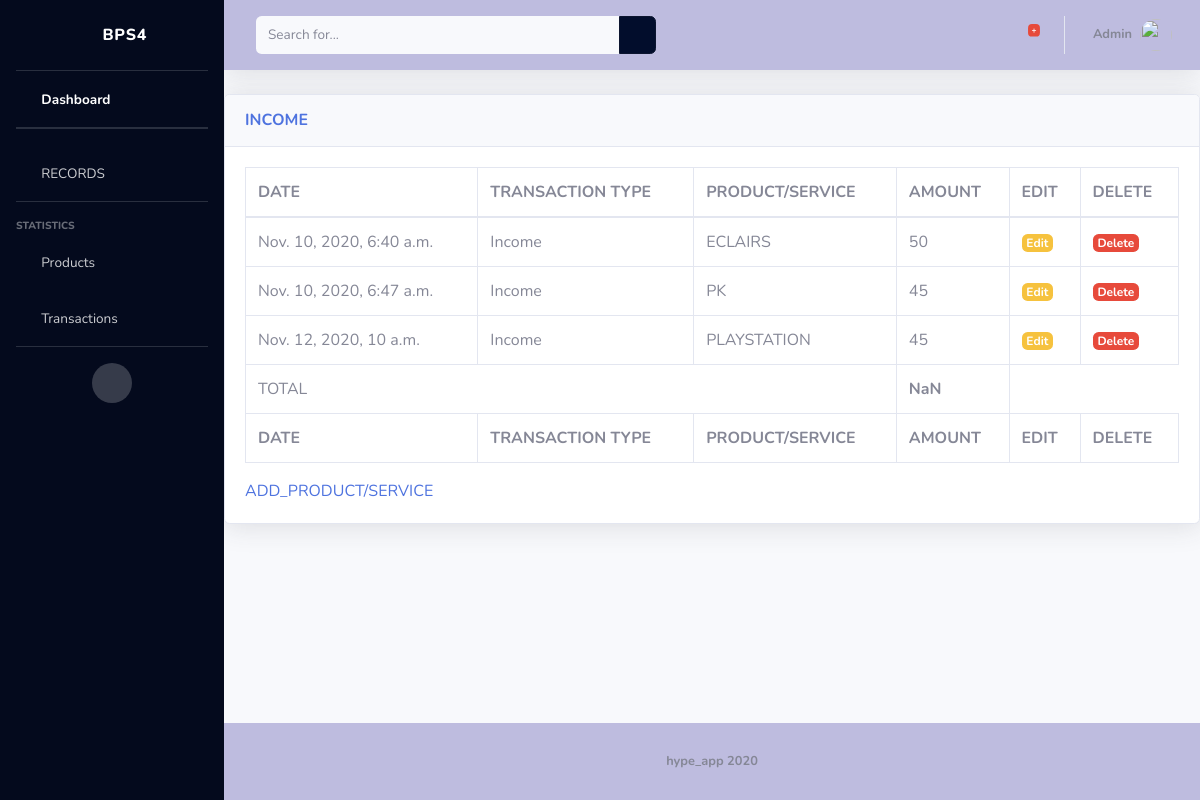
The page /incomelist/ on the database as committed earlier.
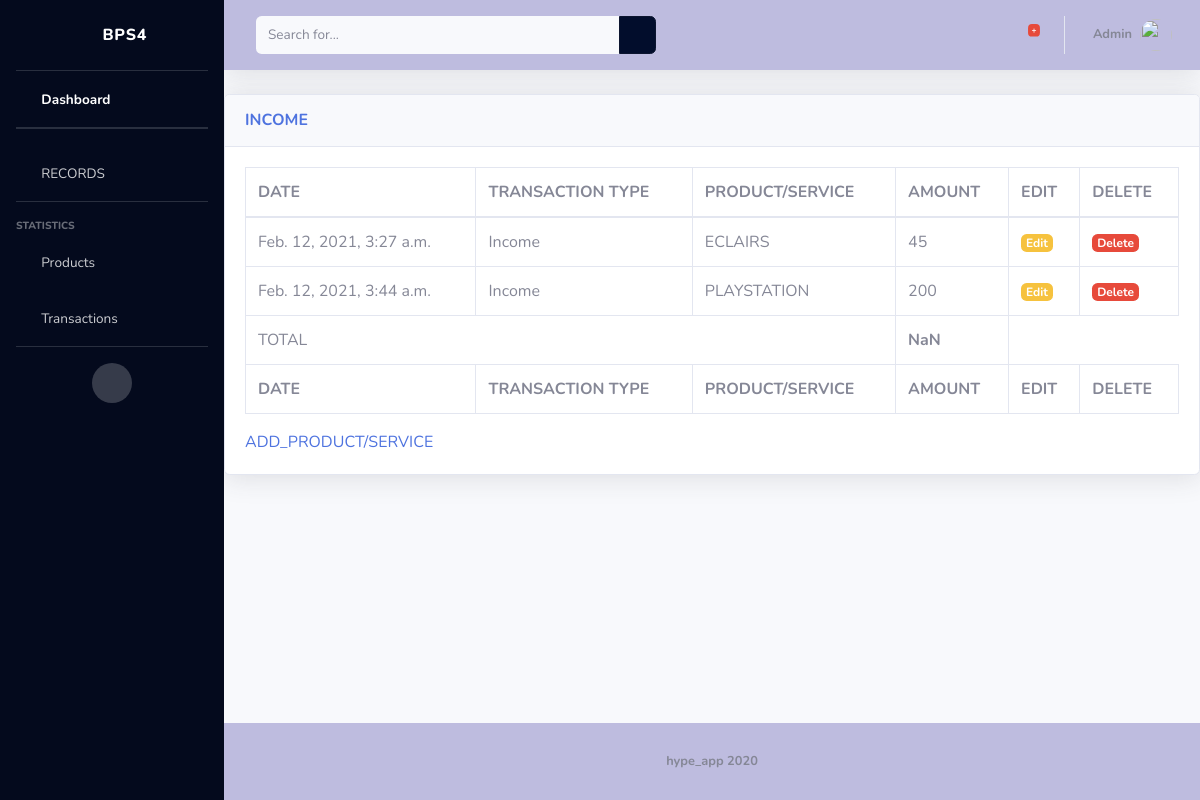
The same page on the database as committed later.
### ps4/models.py (models this page shows)
class Transactions(models.Model):
	TRANSACTION_TYPES = [
		('Income', 'income'),
		('Expense','expense'),
		('Savings', 'savings'),
		]
	date_created = models.DateTimeField(auto_now_add=True)
	date_updated = models.DateTimeField(auto_now=True)
	transaction_type = models.CharField(max_length=10, blank=False, null=False, choices=TRANSACTION_TYPES, default='income')
	quantity = models.DecimalField(decimal_places=2, max_digits=8)
	unit_price = models.IntegerField( default=0 )
	productsandservices = models.ForeignKey(ProductsandServices, default = 1,on_delete=models.CASCADE)
	customer_name = models.CharField(max_length=15, default='client')

class ProductsandServices(models.Model):
	name = models.CharField(max_length=10, blank=False, null=False)
	description = models.TextField(max_length=200)
	class Meta:
		verbose_name = "productsandservice"
		verbose_name_plural = "productsandservices"
	def __str__(self):
		return self.name

### ps4/views.py (the view)
# urls.py: url(r'^incomelist/$', incomelistView.as_view(), name="incomelist"),
class incomelistView(TemplateView):
    template_name = 'records/incomelist.html'
    def get(self, request):
        form = TransactionsForm()
        tns = Transactions.objects.filter(transaction_type='Income')
        args = {form:'form','tns':tns}
        return render( request, self.template_name, args)

### ps4/templates/records/incomelist.html (shortened to what this page needs)
{%extends 'ps4/base.html'%}
{%load static%}
{%block content%}
          <div class="card shadow mb-4">
            <div class="card-header py-3">
              <h6 class="m-0 font-weight-bold text-primary">INCOME</h6>
            </div>
            <div class="card-body">
              <div class="table-responsive">
                <table class="table table-bordered" id="dataTable" width="100%" cellspacing="0">
                  <thead>
                    <tr>
                      <th scope="col" >DATE</th>
                      <th scope="col">TRANSACTION TYPE</th>
                      <th scope="col">PRODUCT/SERVICE</th>
                      <th scope="col"> AMOUNT</th>
                      <th scope="col">EDIT</th>
                      <th scope="col">DELETE</th>
                    </tr>
                  </thead>
                  <tbody>
                    {%for data in tns%}
                  <tr>
                    <td> {{data.date_created}}</td>
                    <td>{{data.transaction_type}}</td>
                    <td>{{data.productsandservices}}</td>
                    <td>{{data.unit_price}}</td>
                    <td><a style="text-decoration:None; color:black;" href="/transactions/edit/{{tns.id}}"><span class="badge badge-warning">Edit</span></a></td>
                    <td><a style="text-decoration:None; color:black;" href="/transactions/delete/{{tns.id}}"><span class="badge  badge-danger">Delete</span></a></td>
                  </tr>
                    {% endfor%}
                  <tr>
                    <td colspan="3">TOTAL</td>
                    <td id="totalamt" style="font-weight: bold"></td>
                  </tr>
                  </tbody>
                  <tfoot>
                    <tr>
                      <th scope="col" >DATE</th>
                      <th scope="col">TRANSACTION TYPE</th>
                      <th scope="col">PRODUCT/SERVICE</th>
                      <th scope="col"> AMOUNT</th>
                      <th scope="col">EDIT</th>
                      <th scope="col">DELETE</th>
                    </tr>
                  </tfoot>
                </table>
              </div>
           <a href="/productservice/">ADD_PRODUCT/SERVICE</a>
        </div>
      </div>
{% endblock %}

Rows that differ between the two databases and show on the page:
removed Transactions: date_created "Nov. 10, 2020, 6:40 a.m.", transaction_type "Income", productsandservices "ECLAIRS", unit_price "50"
removed Transactions: date_created "Nov. 10, 2020, 6:47 a.m.", transaction_type "Income", productsandservices "PK", unit_price "45"
no longer on this page (row edited): Transactions: date_created "Nov. 12, 2020, 10 a.m.", transaction_type "Income", productsandservices "PLAYSTATION", unit_price "45"
added Transactions: date_created "Feb. 12, 2021, 3:27 a.m.", transaction_type "Income", productsandservices "ECLAIRS", unit_price "45"
added Transactions: date_created "Feb. 12, 2021, 3:44 a.m.", transaction_type "Income", productsandservices "PLAYSTATION", unit_price "200"
